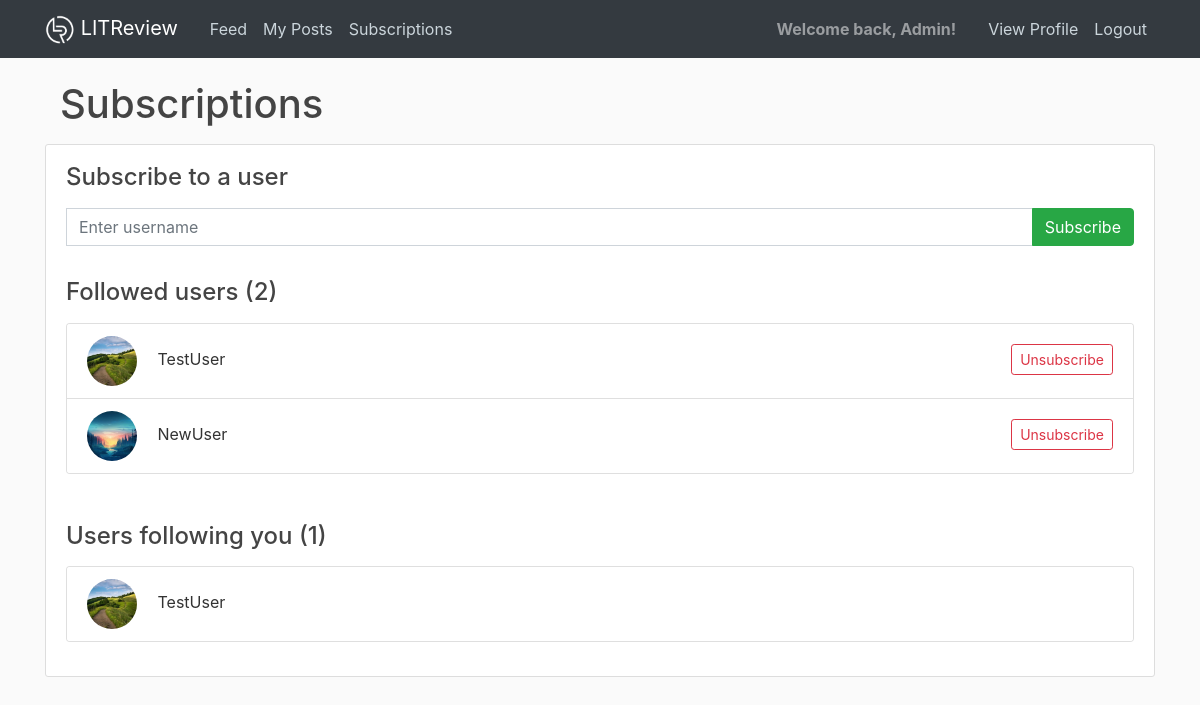
Before: /subscriptions/ (signed in) with the older database file.
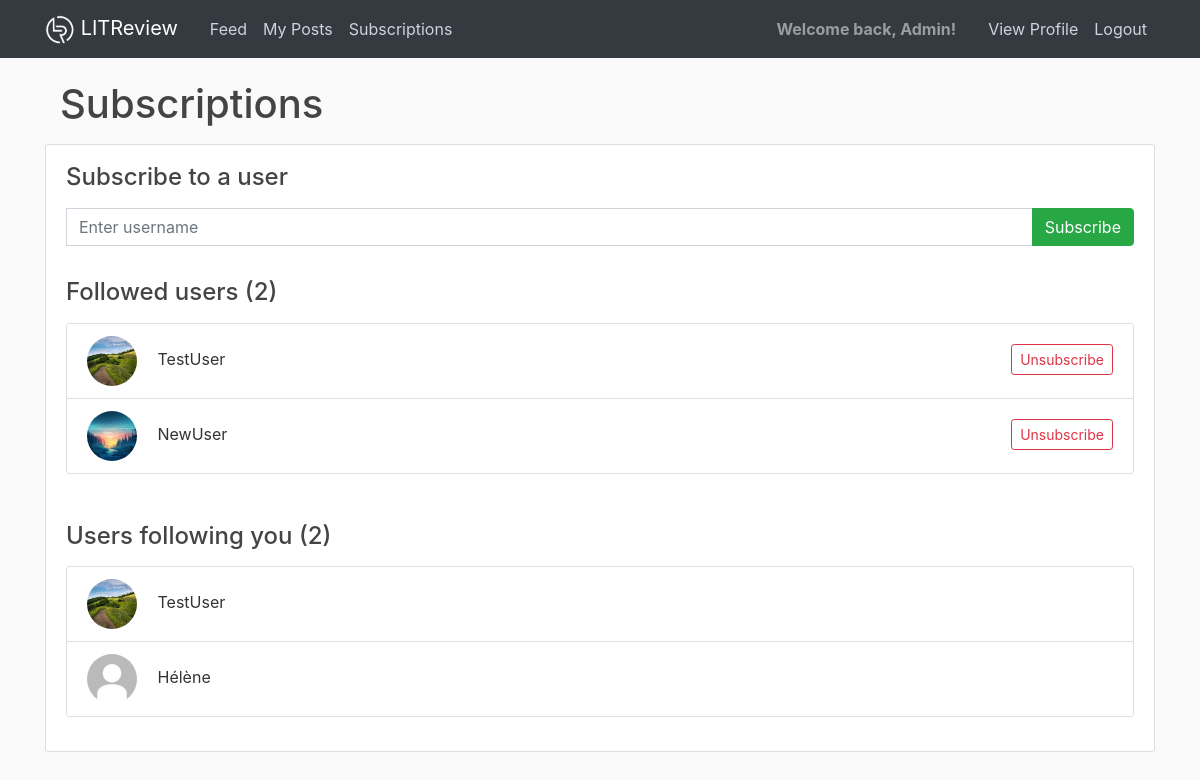
After: the same page with the newer database file.
### users/models.py (models this page shows, shortened)
class UserFollow(models.Model):
    user = models.ForeignKey(
        to=settings.AUTH_USER_MODEL,
        on_delete=models.CASCADE,
        related_name='following'
    )
    followed_user = models.ForeignKey(
        to=settings.AUTH_USER_MODEL,
        on_delete=models.CASCADE,
        related_name='followed_by'
    )
    class Meta:
        unique_together = ('user', 'followed_user')

class Profile(models.Model):
    user = models.OneToOneField(User, on_delete=models.CASCADE)
    image = models.ImageField(default='default.jpg', upload_to='profile_pics')

### users/views.py (the view)
# urls.py: path('subscriptions/', views.subscriptions, name='reviews-subs'),
@login_required
def subscriptions(request):
    if request.method == 'POST':
        form = SubscribeForm(request.POST)
        if form.is_valid():
            try:
                followed_user = User.objects.get(username=request.POST['followed_user'])
                if request.user == followed_user:
                    messages.error(request, 'You can\'t subscribe to yourself!')
                else:
                    try:
                        UserFollow.objects.create(user=request.user, followed_user=followed_user)
                        messages.success(request, f'You are now following {followed_user}!')
                    except IntegrityError:
                        messages.error(request, f'You are already following {followed_user}!')
            except User.DoesNotExist:
                messages.error(request, f'The user {form.data["followed_user"]} does not exist.')
    else:
        form = SubscribeForm()
    user_follows = UserFollow.objects.filter(user=request.user)
    followed_by = UserFollow.objects.filter(followed_user=request.user)
    context = {
        'form': form,
        'user_follows': user_follows,
        'followed_by': followed_by,
        'title': 'Subscriptions',
    }
    return render(request, 'users/subscriptions.html', context)

### users/forms.py
class SubscribeForm(forms.Form):
    followed_user = forms.CharField(
        label=False,
        widget=forms.TextInput()
    )

### users/templates/users/subscriptions.html (shortened to what this page needs)
{% extends "reviews/_base.html" %}
{% load crispy_forms_tags %}
{% block content %}
<div class="container">
  <div class="mb-3">
    <h1 class="mb-0">Subscriptions</h1>
  </div>
</div>
<div class="content-section">
  <h4 class="mb-3 mt-2">Subscribe to a user</h4>
  <fieldset class="form-group mt-3">
    <form class="input-group mb-3" method="POST">
      <input class="form-control" id="followed_user" type="text" name="followed_user" placeholder="Enter username">
      <div class="input-group-append">
        <button class="btn btn-success" id="button-addon2" type="submit">Subscribe</button>
      </div>
    </form>
  </fieldset>
  {% if user_follows %}
  <h4 class="mb-3">Followed users ({{ user_follows.count }})</h4>
  <div class="card mb-5">
    <ul class="list-group list-group-flush">
        {% for follow in user_follows %}
      <li class="list-group-item">
        <p class="mb-0">
          <img class="rounded-circle article-img" src="{{ follow.followed_user.profile.image.url }}"
               style="height:50px; width:50px">
          {{ follow.followed_user.username }}
            <a class="btn btn-outline-danger btn-sm float-right mt-2" href="{% url 'confirm-unsub' follow.id %}">Unsubscribe</a>
        </p>
      </li>
      {% endfor %}
    </ul>
  </div>
  {% endif %}
  {% if followed_by %}
  <h4 class="mb-3">Users following you ({{ followed_by.count }})</h4>
  <div class="card mb-4">
    <ul class="list-group list-group-flush">
      {% for follow in followed_by %}
      <li class="list-group-item">
        <p class="mb-0">
          <img class="rounded-circle article-img" src="{{ follow.user.profile.image.url }}" style="height:50px; width:50px">
          {{ follow.user.username }}
        </p>
      </li>
      {% endfor %}
    </ul>
  </div>
  {% endif %}
</div>
{% endblock content %}

### reviews/templates/reviews/_base.html (shortened to what this page needs)
<!DOCTYPE html>
{% load static %}
<html lang="en">
<head>
  <link rel="stylesheet" href="https://cdn.jsdelivr.net/npm/bootstrap@4.6.1/dist/css/bootstrap.min.css"
>
  <link rel="stylesheet" href="https://cdn.jsdelivr.net/npm/bootstrap-icons@1.7.2/font/bootstrap-icons.css">
  <link rel="stylesheet" type="text/css" href="{% static 'reviews/css/main.css' %}?version=1">
</head>
<body>
<header class="site-header">
  <nav class="navbar navbar-expand-md navbar-dark bg-dark fixed-top">
    <div class="container">
      <a class="navbar-brand mr-4" href="{% url 'reviews-feed' %}">
        <img src="{% static 'reviews/img/logo_w.png' %}" width="30" height="30" alt="LITReview logo">
        LITReview
      </a>
      <div class="collapse navbar-collapse" id="navbarToggle">
        <div class="navbar-nav mr-auto">
          {% if user.is_authenticated %}
          <a class="nav-item nav-link" href="{% url 'reviews-feed' %}">Feed</a>
          <a class="nav-item nav-link" href="{% url 'user-posts' %}">My Posts</a>
          <a class="nav-item nav-link" href="{% url 'reviews-subs' %}">Subscriptions</a>
          {% endif %}
        </div>
        <div class="navbar-nav">
          {% if user.is_authenticated %}
          <span class="navbar-text mr-4"><strong>Welcome back, {{ user.username }}!</strong></span>
          <a class="nav-item nav-link" href="{% url 'profile' %}">View Profile</a>
          <a class="nav-item nav-link" href="{% url 'logout' %}">Logout</a>
          {% else %}
          <a class="nav-item nav-link" href="{% url 'login' %}">Login</a>
          <a class="nav-item nav-link" href="{% url 'register' %}">Register</a>
          {% endif %}
        </div>
      </div>
    </div>
  </nav>
</header>
<main role="main" class="container">
  <div class="row">
    <div class="col-lg">
      {% block content %}{% endblock %}
    </div>
  </div>
</main>
</body>
</html>

### reviews/static/reviews/css/main.css (style rules this page uses)
body { background: #fafafa; color: #333333; margin-top: 5rem; }
h1, h2, h3, h4, h5, h6 { color: #444444; }
ul { margin: 0; }
.site-header .navbar-nav .nav-link { color: #cbd5db; }
.content-section { background: #ffffff; padding: 10px 20px; border: 1px solid #dddddd; border-radius: 3px; margin-bottom: 20px; }
.article-img { height: 65px; width: 65px; margin-right: 16px; }

Changed rows visible on the page:
added UserFollow: user.profile.image (placeholder picture), user.username "Hélène", shown under "Users following you (2)"
Other visible differences:
{{ followed_by.count }}: "1" → "2"
